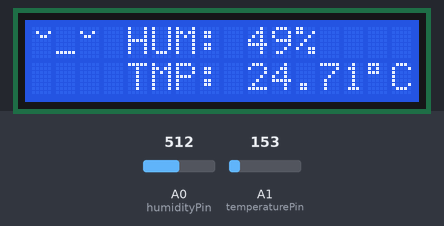
A sketch run on a simulated Arduino Uno, built with avr-gcc and run on an emulated ATmega328P. Shown: 16×2 character LCD. The inputs (shaded band) are chosen by the test bench; at power-on: A1 (temperaturePin) = 153, A0 (humidityPin) = 512. What the sketch prints to the serial monitor is not drawn.

Above: at 1.3 s.
1.4 s: A1 (temperaturePin) set to 193
At 2.9 s:
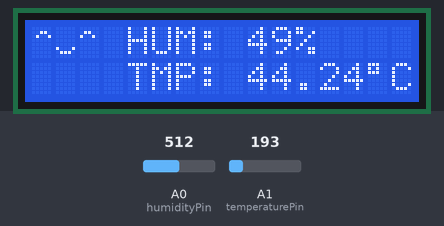
3.7 s: A0 (humidityPin) set to 716
At 4.8 s:
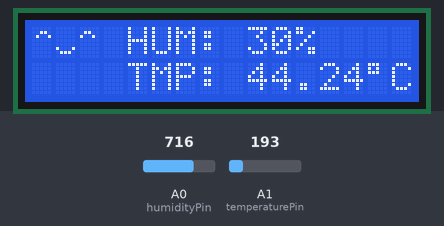
5.8 s: A1 (temperaturePin) set to 175
At 6.8 s:
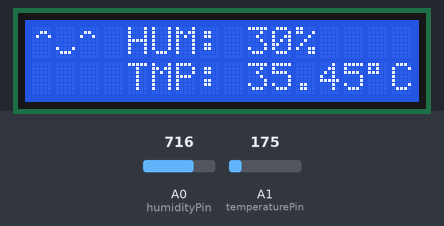
8.0 s: A0 (humidityPin) set to 900
At 9.8 s:
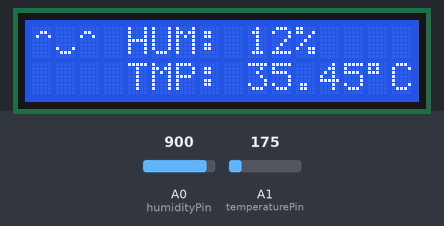
10.1 s: A1 (temperaturePin) set to 165
At 11.8 s:
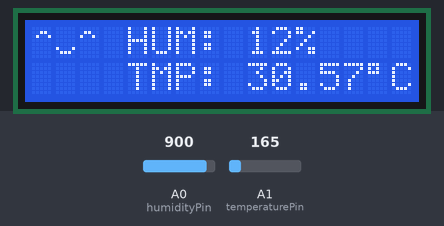
12.2 s: A0 (humidityPin) set to 1023
At 13.7 s:
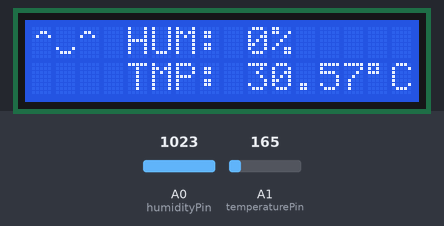
Timing chart, 0 to 15.2 s (numbered marks = the images above; inputs shaded):
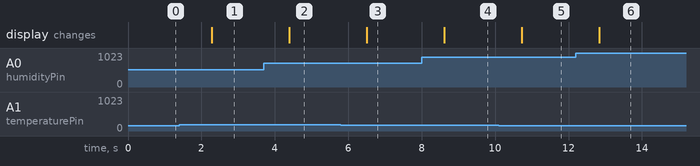

Measured:
- the behaviour switches between 174 and 175 on A1 (temperaturePin) (found by bisection; images 0 and 1)
- after the input at 1.4 s, the display: changes after 0.89 s (image 1)
- after the input at 3.7 s, the display: changes after 0.70 s (image 2)
- after the input at 5.8 s, the display: changes after 0.71 s (image 3)
- after the input at 8.0 s, the display: changes after 0.61 s (image 4)
- after the input at 10.1 s, the display: changes after 0.62 s (image 5)
- after the input at 12.2 s, the display: changes after 0.63 s (image 6)

The sketch:

Plant_to_emoticon_translator_Non_FSM.ino
```cpp
#include <Wire.h>
#include <LiquidCrystal_I2C.h>

#define STATE_ACQUIRE_DATA 0
#define STATE_HAPPY_PLANT 1
#define STATE_OK_PLANT 2
#define STATE_SAD_PLANT 3

#define BAD 0
#define GOOD 1
#define EXCELLENT 2

#define HUM_THRESHOLD_0 40
#define HUM_THRESHOLD_1 65
#define HUM_THRESHOLD_2 85
#define HUM_THRESHOLD_3 90

#define TEMP_THRESHOLD_0 12
#define TEMP_THRESHOLD_1 18
#define TEMP_THRESHOLD_2 28
#define TEMP_THRESHOLD_3 35

#define WAIT_TIME 1000

// Define LCD pinout
const int  en = 2, rw = 1, rs = 0, d4 = 4, d5 = 5, d6 = 6, d7 = 7, bl = 3;
const int i2c_addr = 0x27;
LiquidCrystal_I2C lcd(i2c_addr, en, rw, rs, d4, d5, d6, d7, bl, POSITIVE);

int fsmState;
int humidityPin = A0;
int temperaturePin = A1;

int humidityPercentage;
float temperature;
int temperatureState, humidityState, state;

void setCustomChars(void);
void displayHappyEmoticon(void);
void displayOkEmoticon(void);
void displaySadEmoticon(void);
void displayHumidityAndTemp(int humidityPercentage, float temperature);

void setup() {
  Serial.begin(9600);
  fsmState = STATE_ACQUIRE_DATA;
  lcd.begin(16, 2);
  lcd.clear();
  setCustomChars();
}

int readHumidityPercentage() {
  long sensorValue = 0;
  for(int i = 0; i < 100; i++) {
    sensorValue = sensorValue + analogRead(humidityPin);
  }
  sensorValue = sensorValue/100.0;
  int percentage = map(sensorValue,1023,0,0,100);
  return percentage;
}

float readSensorTemperature() {
  float temperatureSum = 0;
  for (int i = 0; i < 100; i++) {
    int reading = analogRead(temperaturePin);
    float voltage = reading * 5.0;
    voltage /= 1024.0;
    float temperatureCelsius = (voltage - 0.5) * 100 ;
    temperatureSum = temperatureSum + temperatureCelsius;
  }
  return temperatureSum / (float)100;
}

int calculateState(int percentage, int t0, int t1, int t2, int t3) {
  if(percentage <= t0 || t3 <= percentage) { return BAD; }
  else if(t1 <= percentage && percentage <= t2) { return EXCELLENT; }
  else { return GOOD; }
}

void loop() {
    Serial.println("Acquiring data...");
    humidityPercentage = readHumidityPercentage();
    humidityState = calculateState(humidityPercentage, HUM_THRESHOLD_0, HUM_THRESHOLD_1, HUM_THRESHOLD_2, HUM_THRESHOLD_3);

    temperature = readSensorTemperature();
    temperatureState = calculateState(temperature, TEMP_THRESHOLD_0, TEMP_THRESHOLD_1, TEMP_THRESHOLD_2, TEMP_THRESHOLD_3);

    state = min(humidityState, temperatureState);

    if(state == BAD) {
      Serial.println("Plant is happy...");
      displayHappyEmoticon();
      displayHumidityAndTemp(humidityPercentage, temperature);
    }
    else if(state == GOOD) {
      Serial.println("Plant is ok...");
      displayOkEmoticon();
      displayHumidityAndTemp(humidityPercentage, temperature);
    }
    else {
      Serial.println("Plant is sad...");
      displaySadEmoticon();
      displayHumidityAndTemp(humidityPercentage, temperature);
    }
    delay(WAIT_TIME);
}

void displayHumidityAndTemp(int humidityPercentage, float temperature) {
  String humidityString = "HUM: " + String(humidityPercentage) + "%";
  lcd.setCursor(4,0);
  lcd.print(humidityString);

  String temperatureString = "TMP: " + String(temperature);
  lcd.setCursor(4,1);
  lcd.print(temperatureString);

  lcd.setCursor(14, 1);
  lcd.print((char)223);
  lcd.setCursor(15, 1);
  lcd.print("C");
}

void displayHappyEmoticon(void) {
  lcd.clear();

  lcd.write((uint8_t)0);
  lcd.write((uint8_t)1);
  lcd.write((uint8_t)2);
}

void displayOkEmoticon(void) {
  lcd.clear();

  lcd.write((uint8_t)3);
  lcd.write((uint8_t)4);
  lcd.write((uint8_t)5);
}

void displaySadEmoticon(void) {
  lcd.clear();

  lcd.write((uint8_t)6);
  lcd.write((uint8_t)7);
  lcd.write((uint8_t)6);
}

void setCustomChars(void) {
  byte happy1[] = {B00000, B00110, B01001, B00000, B00000, B00000, B00000, B00000};
  byte happy2[] = {B00000, B00000, B00000, B00000, B00000, B10001, B01110, B00000};
  byte happy3[] = {B00000, B01100, B10010, B00000, B00000, B00000, B00000, B00000};

  byte meh1[] = {B00000, B01001, B00110, B00000, B00000, B00000, B00000, B00000};
  byte meh2[] = {B00000, B00000, B00000, B00000, B00000, B00000, B11111, B00000};
  byte meh3[] = {B00000, B10010, B01100, B00000, B00000, B00000, B00000, B00000};

  byte sad1[] = { B00000, B01010, B00100, B01010, B00000, B00000, B00000, B00000 };
  byte sad2[] = { B00000, B00000, B00000, B00000, B00000, B00000, B01110, B10001 };

  lcd.createChar(0, happy1);
  lcd.createChar(1, happy2);
  lcd.createChar(2, happy3);

  lcd.createChar(3, meh1);
  lcd.createChar(4, meh2);
  lcd.createChar(5, meh3);

  lcd.createChar(6, sad1);
  lcd.createChar(7, sad2);
}
```
